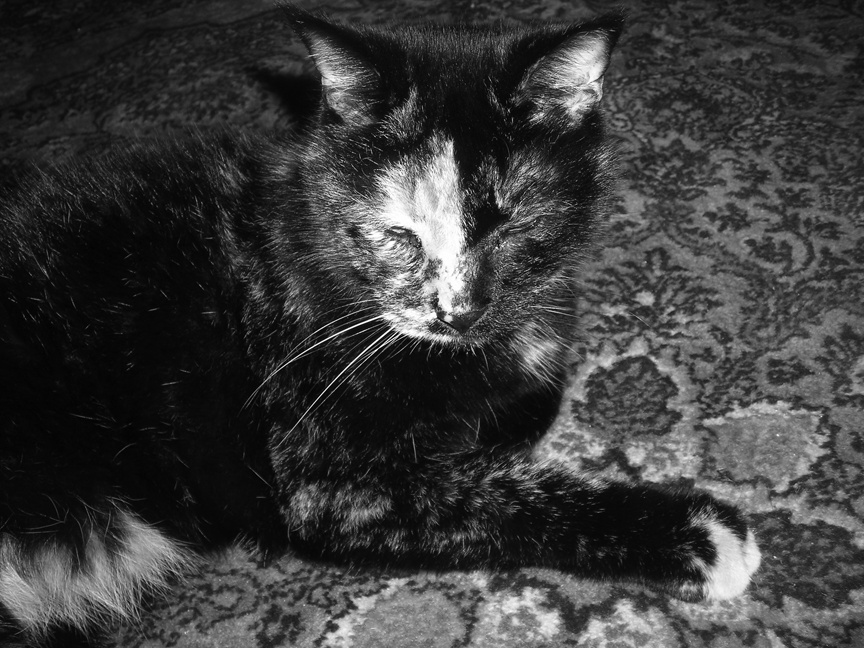
#> input picture python物理建模初学者指南/7.1/bwCat.tif, 864 x 648 px, found by its file name
$ python 7.1.py
#> lines starting #> are read from the running program, lines starting #| are printed output that depends on the picture; after the words box and inside, x2 and y2 are one past the last pixel; in counts of white or black regions, pixels touching at a corner belong together
# -*- coding: utf-8 -*-
"""
Created on Wed Oct 14 22:27:50 2020

@author: w'm'h
"""
import matplotlib.pyplot as plt
# 图像处理
# plt.imread(str 文件名)导入图像，返回数组
Photo = plt.imread(r'python物理建模初学者指南\7.1\bwCat.tif')
#> Photo is the input picture: shape (648, 864); min 0, max 255, mean 59.2
# 数组形状
print(Photo.shape)
#| (648, 864)
# 元素类型
print(Photo.dtype)
#| uint8
# 访问元素
print(Photo[:10, :10])
#| [[16 14 13 15 17 15 11 12 14 15]
#|  [21 19 19 20 21 17 11 11 14 15]
#|  [22 23 23 23 23 17 10 10 11 13]
#|  [23 24 23 22 19 15 11 10 10 11]
#|  [22 24 22 17 14 12 11 10 11 11]
#|  [21 21 16 13 12 11 11 12 12 12]
#|  [19 16 12 11 10 11 12 12 12 11]
#|  [16 14 12 12 12 13 12 12 13 13]
#|  [16 13 13 15 14 12 12 11 12 15]
#|  [18 12 11 13 13 11 10 10 11 12]]
# plt.imshow(数组 图像数组)显示图像
plt.imshow(Photo)
# 修改默认设置
# plt.set_cmap(str 颜色名)设置颜色表
plt.set_cmap('gray')
# 移除坐标轴
plt.axis('off')
# 改变背景颜色
fig = plt.gcf()
fig.set_facecolor('red')
# plt.imsave(str 文件名,数组 图像数组, cmap=str 颜色名)保存图像
plt.imsave(r'python物理建模初学者指南\7.1\cat.jpg', Photo, cmap='gray')
# 操作图像
plt.figure()
new_cat = (Photo < Photo.mean())
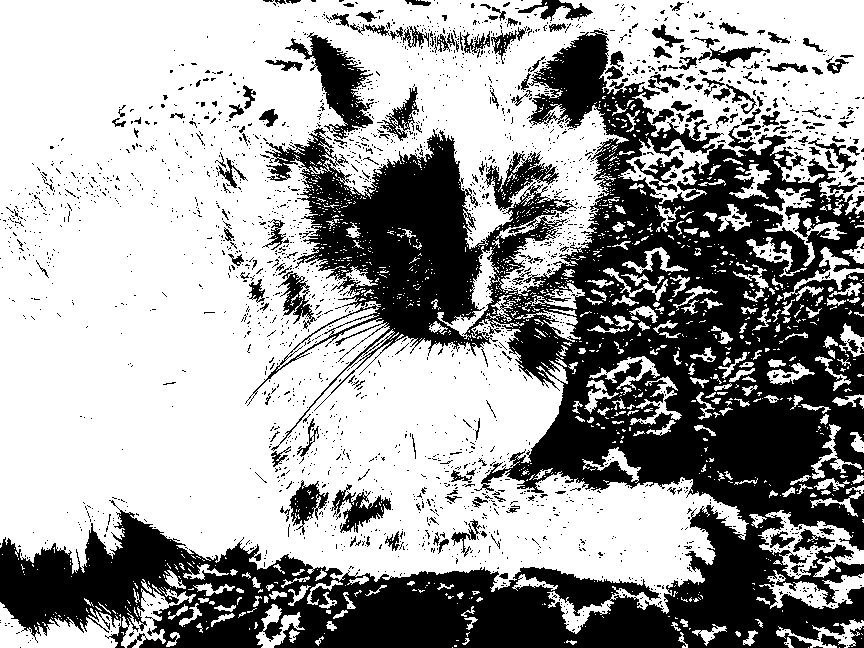
#> new_cat: shape (648, 864) bool; 62.2% white; 2367 black regions (2181 under 20 px), largest, box (x1, y1, x2, y2) and area: (0, 30, 864, 648) 181820, (285, 32, 374, 139) 3224, (484, 151, 559, 211) 1526
plt.imshow(new_cat)
plt.axis('off')
plt.show()
